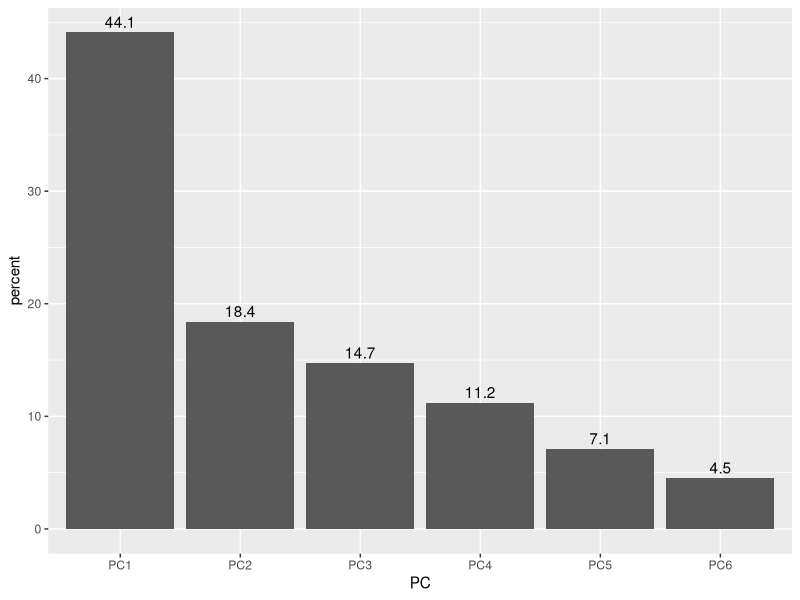

This chart was generated by the following R code:
# ==========================================================
# Activity 21 - HOMEWORK: all 1,025 Pokemon
# Name:
# Date:
#
# Save as scripts/21_pca_homework.R
#
# *** THIS IS THE FILE YOU TURN IN. ***
#
# In class we ran a PCA on the original 151 Pokemon. Here you
# run the identical analysis on ALL 1,025 - nine
# generations, twenty-five years of new designs.
#
# THE QUESTION: does PC1 still mean the same thing? Or was
# "overall power" just a quirk of the first 151?
#
# ----------------------------------------------------------
# HOW THIS ONE WORKS - READ THIS
#
# THE CODE IS ALREADY WRITTEN AND ALREADY RUNS. You do not
# have to write any code at all. Press Ctrl/Cmd + Shift +
# Enter and the whole thing executes.
#
# Your job is to READ THE OUTPUT and answer the questions in
# the ANSWERS block below. Almost all of the marks are for
# interpretation, not for typing.
#
# The only code you write is in the OPTIONAL section at the
# very bottom, and that is one line.
# ==========================================================


# ==========================================================
# ANSWERS - every graded question, in one place
# ==========================================================

# H-Q1. (section 2) How many Pokemon are in this file, and
#       how many of them are legendary? Compare both numbers
#       to class (151 Pokemon, 4 legendary).
# ANSWER:
#
#
# H-Q2. (section 3) Look at the correlation matrix. Name the
#       pair of stats with the STRONGEST positive
#       relationship, and give the number. Is it the same
#       pair that was strongest in class?
# ANSWER:
#
#
# H-Q3. (section 5) From summary(): what percentage of the
#       variance does PC1 explain? PC2? What is the
#       cumulative percentage for PC1 + PC2?
#       In class these were 39.6%, 21.5% and 61.1%.
# ANSWER:
#
#
# H-Q4. (section 5) Is PC1 capturing MORE or LESS of the
#       variance than it did with 151 Pokemon? Suggest one
#       reason why adding 874 more Pokemon might change it
#       in that direction.
# ANSWER:
#
#
# H-Q5. (section 6) Look at your scree plot. Where is the
#       elbow? How many components would you keep, and what
#       cumulative percentage does that give you?
# ANSWER:
#
#
# H-Q6. (section 7) Look at the PC1 column of the loadings.
#       Are all six numbers the same sign? What does that
#       tell you PC1 is measuring?
# ANSWER:
#
#
# H-Q7. (section 7) Look at the PC2 column. Which stat has
#       the LARGEST POSITIVE loading, and which has the
#       LARGEST NEGATIVE one? (Write both names and both
#       numbers - you will need this next class.)
# ANSWER:
#
#
# H-Q8. (section 9) Write down the top six Pokemon by PC1
#       and the bottom six. Do you recognise any of them?
#       Does the pattern match class, where the top was all
#       legendaries and the bottom was Magikarp and friends?
# ANSWER:
#
#
# H-Q9. (section 10) Give the mean PC1 for legendary and
#       non-legendary Pokemon, and both sample sizes. In
#       class the gap was 3.00 versus -0.08 but with only
#       n = 4 legendaries. Is the gap bigger or smaller
#       here - and which version do you trust more, and why?
# ANSWER:
#
#
# H-Q10. Four or five sentences, written as a short results
#        paragraph. Say what you did, report PC1 and PC2
#        variance explained, state what you think each axis
#        measures, and give your evidence for PC1 - naming
#        actual Pokemon. Finish with one sentence on whether
#        the 151 result held up.
# ANSWER:
#
#
# H-Q11. (OPTIONAL section 11) After adding height and
#        weight, what percentage does PC1 explain now, and
#        do height and weight load positively or negatively
#        on it? One sentence on whether adding them helped.
# ANSWER:
#
#
#

# ==========================================================
# CODE - already written. Just run it.
# ==========================================================

# ---- 1 Libraries -----------------------------------------
library(tidyverse)

invisible(NULL)


# ---- 2 Read the BIG file ---------------------------------
# The only real difference from class: pokemon_1025.csv
# instead of pokemon_151.csv. Identical columns.

pokemon <- read_csv("data/pokemon_1025.csv")

dim(pokemon)

pokemon %>% count(is_legendary)

# -> H-Q1

invisible(NULL)


# ---- 3 The six stats, and do they move together? ---------

poke_stats <- pokemon %>%
  select(hp, attack, defense, sp_attack, sp_defense, speed)

poke_stats %>%
  cor() %>%
  round(2)

# Ignore the 1.00 diagonal. Look for the biggest off-diagonal
# number.
#
# -> H-Q2

invisible(NULL)


# ---- 4 Run the PCA ---------------------------------------
# scale. = TRUE, exactly as in class. Mind the full stop.

poke_pca <- prcomp(poke_stats, center = TRUE, scale. = TRUE)

invisible(NULL)


# ---- 5 Variance explained --------------------------------

summary(poke_pca)

# Read the "Proportion of Variance" and "Cumulative
# Proportion" rows.
#
# -> H-Q3 and H-Q4

invisible(NULL)


# ---- 6 Scree plot ----------------------------------------

var_df <- tibble(
  PC      = paste0("PC", 1:6),
  percent = round(100 * poke_pca$sdev^2 / sum(poke_pca$sdev^2), 1)
)

var_df

ggplot(var_df, aes(x = PC, y = percent)) +
  geom_col() +
  geom_text(aes(label = percent), vjust = -0.4)

# Look for the elbow - where the bars flatten out.
#
# -> H-Q5

invisible(NULL)


# ---- 7 The loadings - what the axes are made of ----------

round(poke_pca$rotation[, 1:2], 2)

# PC1 column: are all six the same sign?
# PC2 column: find the biggest positive and biggest negative.
#
# -> H-Q6 and H-Q7

invisible(NULL)


# ---- 8 Glue the scores back on ---------------------------

poke_scores <- pokemon %>%
  mutate(PC1 = poke_pca$x[, 1],
         PC2 = poke_pca$x[, 2])

invisible(NULL)


# ---- 9 The ends of PC1 -----------------------------------

poke_scores %>%
  arrange(desc(PC1)) %>%
  select(name, is_legendary, PC1) %>%
  head(6)

poke_scores %>%
  arrange(PC1) %>%
  select(name, PC1) %>%
  head(6)

# -> H-Q8

invisible(NULL)


# ---- 10 Legendary versus the rest ------------------------

poke_scores %>%
  group_by(is_legendary) %>%
  summarise(n = n(),
            mean_PC1 = round(mean(PC1), 2))

# -> H-Q9, and then write H-Q10

invisible(NULL)


# ==========================================================
# OPTIONAL - add body size to the PCA
#
# So far the PCA has only seen the six battle stats. The
# file also has height_m and weight_kg - real physical
# measurements.
#
# Add them and see what happens. This is ONE line of code:
# copy the select() from section 3 and add the two columns
# to it. Everything below it already works.
# ==========================================================

# ---- 11 Eight columns instead of six ---------------------
# -> then answer H-Q11.

# YOUR CODE - copy section 3's select() and add
#             height_m and weight_kg:
#
# poke_stats_big <- pokemon %>%
#   select(hp, attack, defense, sp_attack, sp_defense, speed,
#          height_m, weight_kg)

# These three lines already work once the line above runs:
#
# poke_pca_big <- prcomp(poke_stats_big, center = TRUE, scale. = TRUE)
# summary(poke_pca_big)
# round(poke_pca_big$rotation[, 1:2], 2)

invisible(NULL)


# ==========================================================
# Before you hand in: Session > Restart R, then run the
# whole file top to bottom. It must run clean, and your
# scree plot must draw.
# ==========================================================
